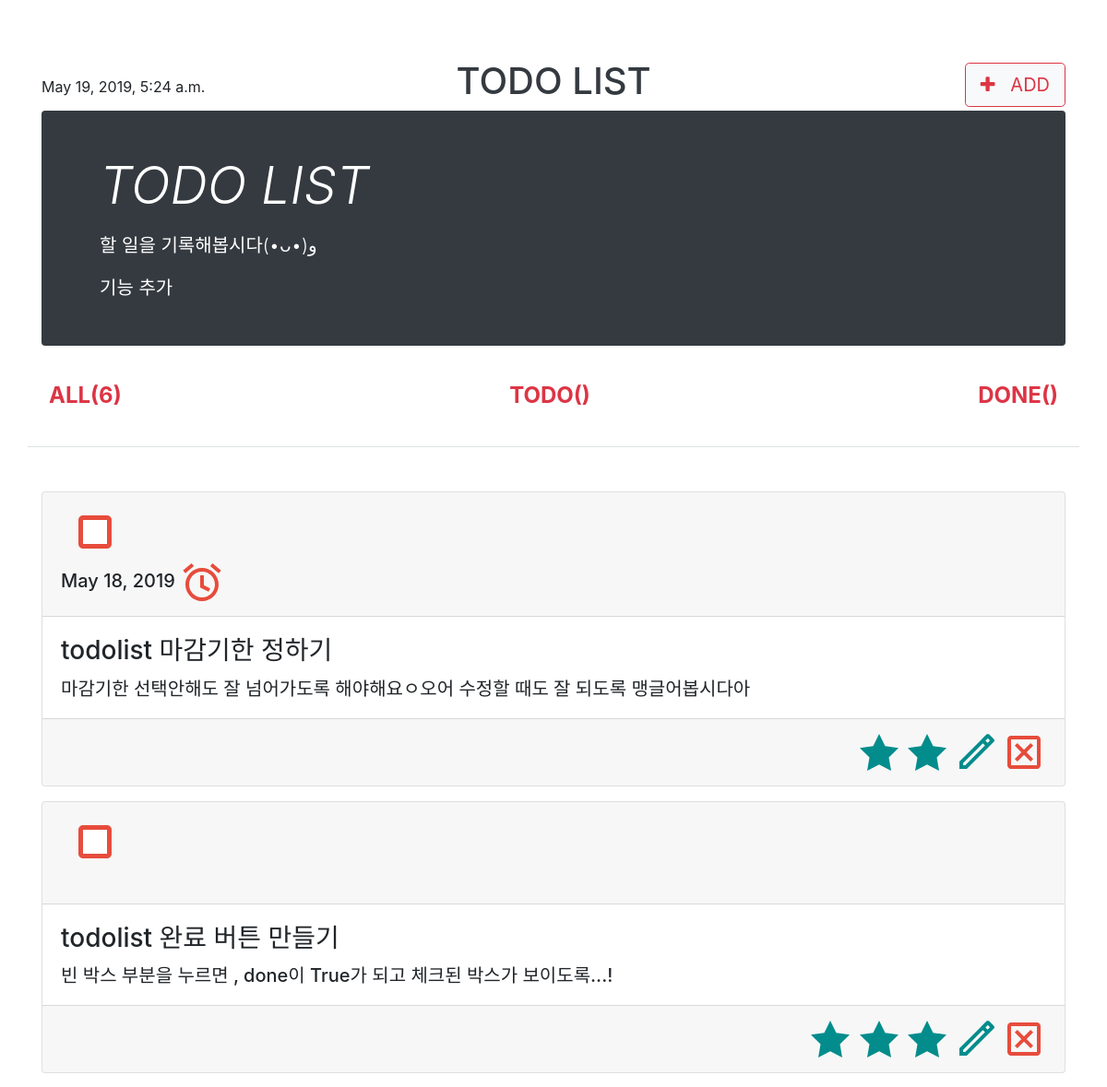
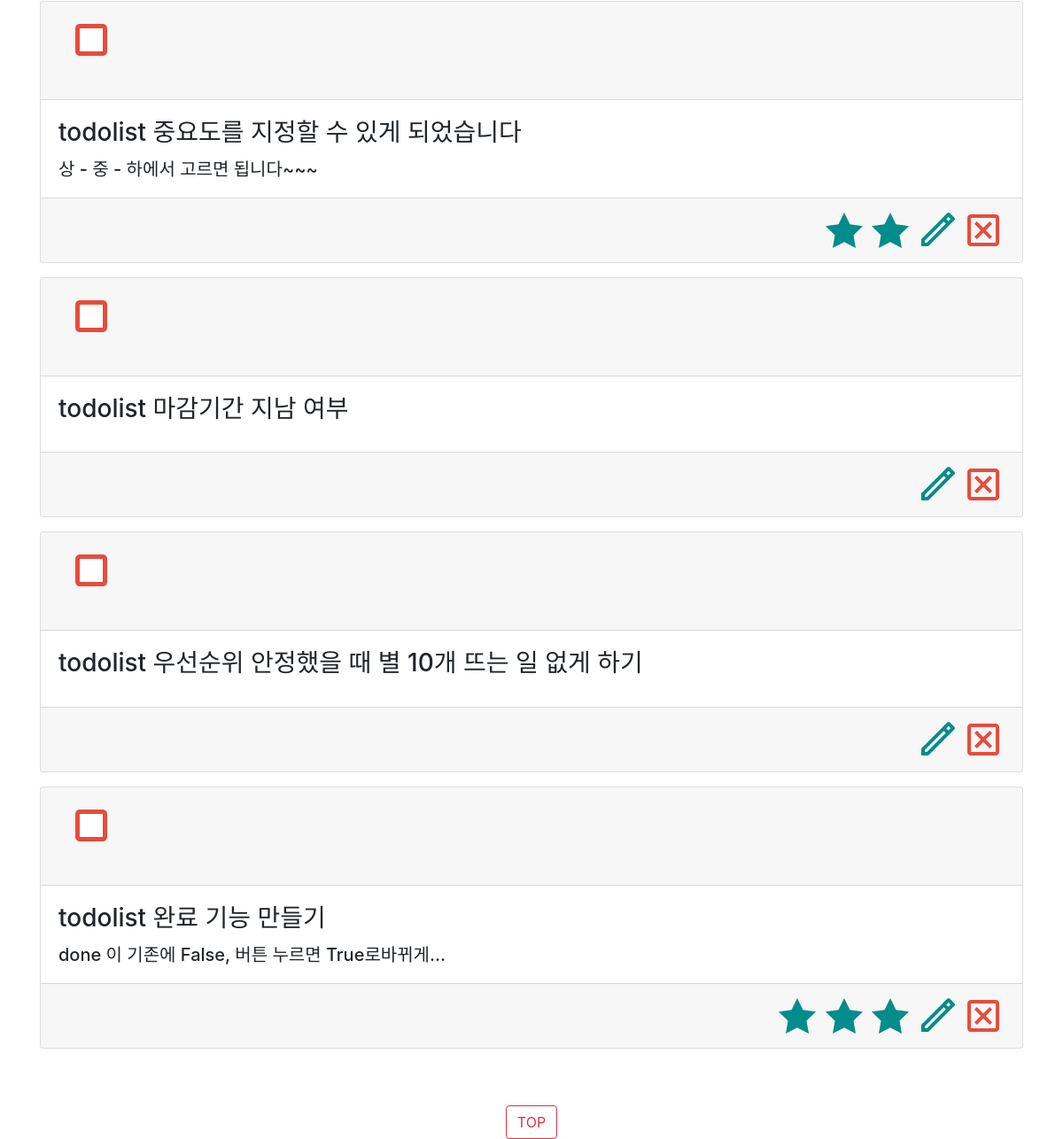
The page / on the database its author committed (2 pictures, top to bottom).
### todolistapp/models.py (models this page shows, shortened)
class Todolist(models.Model):
    title = models.CharField(max_length=50)
    content = models.TextField(blank=True)
    done = models.BooleanField(default=False)
    due_date = models.DateField(blank=True, null=True)
    level = models.CharField(max_length=3, default=None, blank=True, null=True)
    def overdue(self):
        if self.due_date and datetime.date.today() > self.due_date:
            return True

### todolistapp/views.py (the view)
# urls.py: path('', todolistapp.views.todolist, name='todolist'),
def todolist(request):
    today = timezone.datetime.now()
    todolists = Todolist.objects
    return render(request, 'todolist.html', {'todolists':todolists, 'today':today})

### todolistapp/templates/todolist.html (shortened to what this page needs)
{% extends 'base.html'%}
{% block contents %}
<main role="main" class="container">
    <div class="row">
        <div class="col-md-12">
        {% for todolist in todolists.all %}
        <div class="card mb-3">
            <h5 class="card-header">
                {% if todolist.done is False %}
                    <form action="{% url 'todolist_done' todolist.id %}">
                        <button class="btn btn-link" type="submit" name="done">
                        </button>
                    </form>
                {% endif %}
                {% if todolist.due_date == None %}
                    &nbsp;
                {% else %}
                    {{todolist.due_date}}
                {% endif %}
            </h5>
            <div class="card-body">
                <h3 class="card-title">{{todolist.title}}</h3>
                <h5 class="card-text">{{todolist.content}}</h5>
            </div>
            <div class="card-footer text-right">
                <a href="{% url 'edit' todolist.id %}">
                </a>
                <a href="{% url 'destroy' todolist.id %}">
                </a>
            </div>
        </div>
        {% endfor %}
        </div>
    </div>
</main>
{% endblock %}

### rows shown on the page
Todolist: done False (drawn), due_date "May 18, 2019", title "todolist 마감기한 정하기", content "마감기한 선택안해도 잘 넘어가도록 해야해요ㅇ오어 수정할 때도 잘 되도록 맹글어봅시다아"
Todolist: done False (drawn), title "todolist 완료 버튼 만들기", content "빈 박스 부분을 누르면 , done이 True가 되고 체크된 박스가 보이도록...!"
Todolist: done False (drawn), title "todolist 중요도를 지정할 수 있게 되었습니다", content "상 - 중 - 하에서 고르면 됩니다~~~"
Todolist: done False (drawn), title "todolist 마감기간 지남 여부"
Todolist: done False (drawn), title "todolist 우선순위 안정했을 때 별 10개 뜨는 일 없게 하기"
Todolist: done False (drawn), title "todolist 완료 기능 만들기", content "done 이 기존에 False, 버튼 누르면 True로바뀌게..."

### other values the page prints
{{ todolists.count }} "6"
